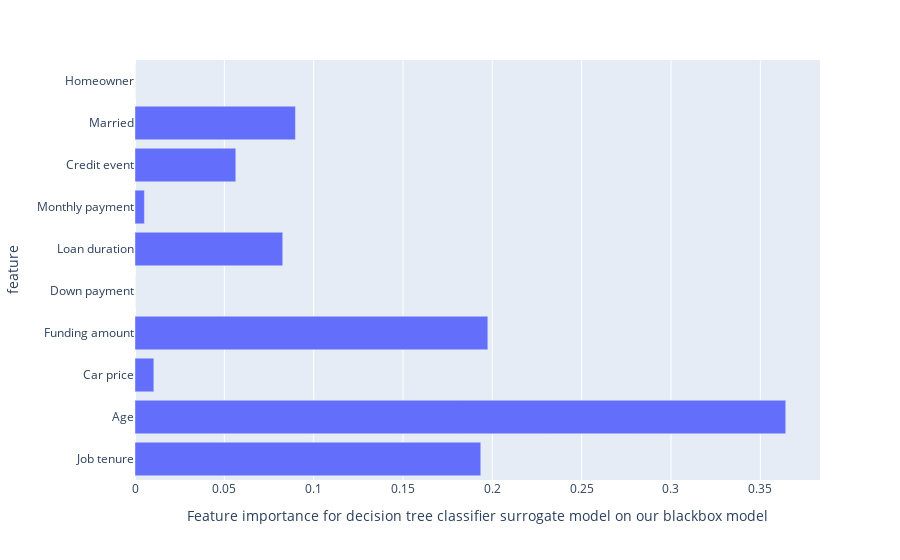

The notebook cell saved with this chart:
### Code cell
feature_importance = pd.DataFrame()
feature_importance['feature'] = X_train.columns
feature_importance['importance'] = surrogate_model.feature_importances_
feature_importance.sort_values(by="importance", ascending=False)

px.bar(feature_importance, "importance","feature").update_xaxes(categoryorder='min ascending', title="Feature importance for decision tree classifier surrogate model on our blackbox model")

### Figure 1 — Plotly figure (JSON) as saved in the notebook; plotly's stock layout.template omitted (floating-point values rounded to 4 significant figures)
{"data": [{"alignmentgroup": "True", "hovertemplate": "importance=%{x}<br>feature=%{y}<extra></extra>", "legendgroup": "", "marker": {"color": "#636efa", "pattern": {"shape": ""}}, "name": "", "offsetgroup": "", "orientation": "h", "showlegend": false, "textposition": "auto", "type": "bar", "x": [0.1935, 0.3642, 0.01054, 0.1975, 0, 0.0827, 0.005273, 0.05642, 0.08981, 0], "xaxis": "x", "y": ["Job tenure", "Age", "Car price", "Funding amount", "Down payment", "Loan duration", "Monthly payment", "Credit event", "Married", "Homeowner"], "yaxis": "y"}], "layout": {"barmode": "relative", "legend": {"tracegroupgap": 0}, "margin": {"t": 60}, "xaxis": {"anchor": "y", "categoryorder": "min ascending", "domain": [0, 1], "title": {"text": "Feature importance for decision tree classifier surrogate model on our blackbox model"}}, "yaxis": {"anchor": "x", "domain": [0, 1], "title": {"text": "feature"}}}}
